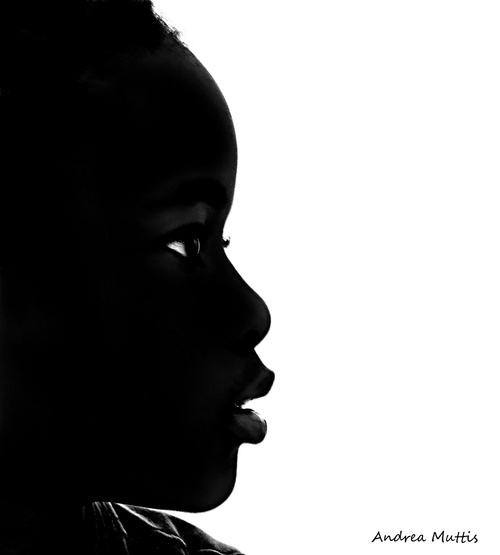
#> input picture perfil-en-blanco-y-negro.jpg, 500 x 555 px
$ python operador_extension.py
#> lines starting #> are read from the running program, lines starting #| are printed output that depends on the picture; after the words box and inside, x2 and y2 are one past the last pixel; in counts of white or black regions, pixels touching at a corner belong together
from PIL import Image

# Para este tipo de operador tambien se utilizan 2 umbrales,
# y se trabaja de la misma forma que en el operador umbral binario invertido,
# es decir suprimir todos los pixeles que se encuentren fuera del rango de los umbrales,
# la diferencia que cuando las intensidades de los pixeles se encuentran dentro de los umbrales
# entonces se aplica la siguiente función:
# (p-u1)*255/u2-u1
#
# En donde p es el valor de la intensidad del pixel inicial, u1 y u2 son los umbrales.

umbral1 = int(input("Umbral 1 es: \t"))
#> the answer given: 1
umbral2 = int(input("Umbral 2 es: \t"))
#> the answer given: 3

img = Image.open('perfil-en-blanco-y-negro.jpg')
#> img is the input picture: PIL image 500x555 L; min 0, max 255, mean 138.4
img_gray = img.convert('L')
img_gray.show()

img_pixels = list(img_gray.getdata())
#> img_pixels = 277500 items
print(img_pixels)
#> (printed output is left out)

lst = []

for i in img_pixels:
    # q  = 0  para p <= p1 ó p >= p2
    if i <= umbral1 or i >= umbral2:
        lst.append(0)
    # (p - p1) 255 / p2 - p1 para p1 < p < p2
    else:
        res = (i - umbral1) * 255 / umbral2 - umbral1
        lst.append(res)
#> this loop made 277500 passes
#> res on pass 90: 84
#> after the loop, lst = 277500 items

img_new = Image.new('L', img_gray.size)
#> img_new: PIL image 500x555 L; every value is 0
img_new.putdata(lst)
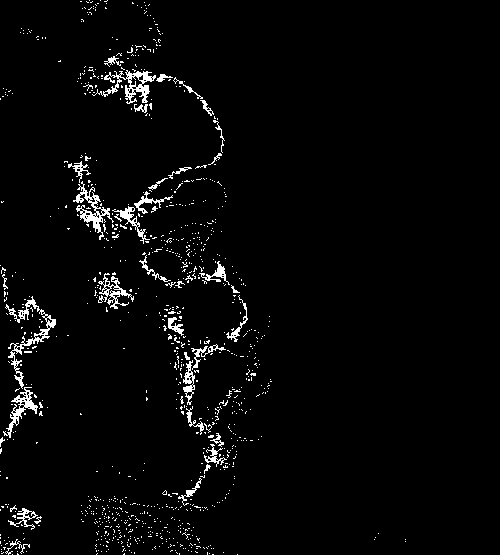
#> img_new: PIL image 500x555 L; values 0 (black) and 84 (white), 3% white in thin lines or dots, all inside (x1, y1, x2, y2) = (0, 0, 406, 555)
img_new.show()
